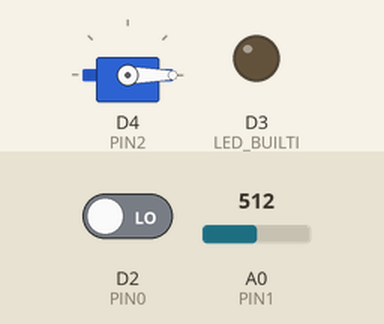
The sketch below on a simulated ESP8266 (NodeMCU). Parts: servo, output pins drawn as LEDs (lit = HIGH). The test bench sets the inputs (shaded band); at power-on: D2 (PIN0) LOW, A0 (PIN1) = 512. WiFi joins after 1.5 s; servers stay silent unless stated; what the sketch prints to the serial monitor is not drawn.

Above: at 1.6 s.
At 4.6 s:
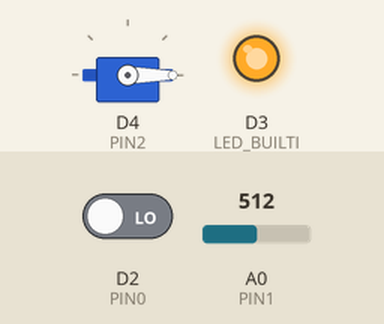
Timing chart, 0 to 6.1 s (numbered marks = the images above):
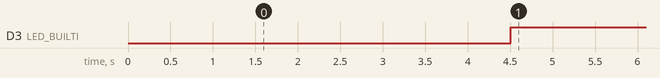

Measured:
- by itself, D3 (LED_BUILTI): LOW → HIGH at 4.5 s

The sketch:

koogle.ino
```cpp
#include <Servo.h>  //파일 폴더에 직접 추가 필요함
#include <ESP8266WiFi.h>
#include <ESP8266WebServer.h>
const char* host = "api.thingspeak.com"; // Your domain
String ApiKey = "9K109EPJFMOB69YF";
String path = "/update?api_key=" + ApiKey + "&field1=";
const char* server = "54.175.21.22";
String serverPath = "/data?snore=";

const char* ssid = "iPhone";
const char* password = "123456789";
void connect_ap() {
    Serial.println();
    Serial.print("connecting to ");
    Serial.println(ssid);
    WiFi.begin(ssid, password);
    while (WiFi.status() != WL_CONNECTED) {
        delay(500);
        Serial.print(".");
    }
    Serial.print("\n Got WiFi, IP address: ");
    Serial.println(WiFi.localIP());
}
const int PIN0 = D2; //조이스틱 핀
const int PIN1 = A0; //소리감지 핀
const int PIN2 = D4; //모터 핀
int LED_BUILTI = D3;
int value=0;
Servo servo;
int angle = 0; // 모터의 각도 조정을 위한 변수
int joy=1;

void setup() {
    Serial.begin(115200);
    pinMode(PIN0, INPUT);
    pinMode(A0, INPUT);
    pinMode(LED_BUILTI, OUTPUT);

    connect_ap();

    servo.attach(PIN2);
    servo.write(0);
    Serial.println("Dallas Temperature IC Control Library Demo");
}


void loop() {
    joy==1;
    digitalWrite(LED_BUILTI, LOW);
    joy=digitalRead(PIN0);
    delay(1000);
    Serial.println(joy); //조이스틱 터치에 따라 0, 1 값 출력
    delay(1000);
    //  Serial.println(value);
    //  if( joy == 1 ){  //조이스틱 터치가 됬을 경우 (사용자가 배게를 배고 잠이 든 경우)

    value = analogRead(A0); //소리감지 변수
    //    Serial.println(value);  // 소리 감지 값 출력 (코고는 소리 감지를 위해 소리 출력)
    Serial.println("hihi");
    delay(1000);
    Serial.println(value);

    if( value > 400){  //소리가 일정 크기 이상인 경우
        Serial.println("if");
        Serial.println(value);
        //모터에 진동이 울린다
        digitalWrite(LED_BUILTI, HIGH);   // turn the LED on (HIGH is the voltage level)
        WiFiClient client2;
        WiFiClient client1;
        const int httpPort = 80;
        if (!client2.connect(host, httpPort)) {
            Serial.println("connection failed");
            return;
        }
        const int serverPort=3000;

        if (!client1.connect(server, serverPort)) {
            Serial.println("connection failed!!");
            return;
        }
        while(1)
        {
            value = analogRead(A0);
            Serial.println(value);
            client1.print(String("GET ") + serverPath + value + " HTTP/1.1\r\n" +
                    "Host: " + server + "\r\n" +
                    "Connection: keep-alive\r\n\r\n");
            client2.print(String("GET ") + path + value + " HTTP/1.1\r\n" +
                    "Host: " + host + "\r\n" +
                    "Connection: keep-alive\r\n\r\n");
            delay(1000);
        }
        delay(600);
        delay(2000000);
        /*      for(angle = 0; angle < 180; angle += 20){
                servo.write(angle);
                delay(100);

                }
                for(angle = 180; angle > 0; angle -=20){
                servo.write(angle);
                delay(100);
                }*/
        //  }
        //  else
        //  {

        //  }
}


}
```
